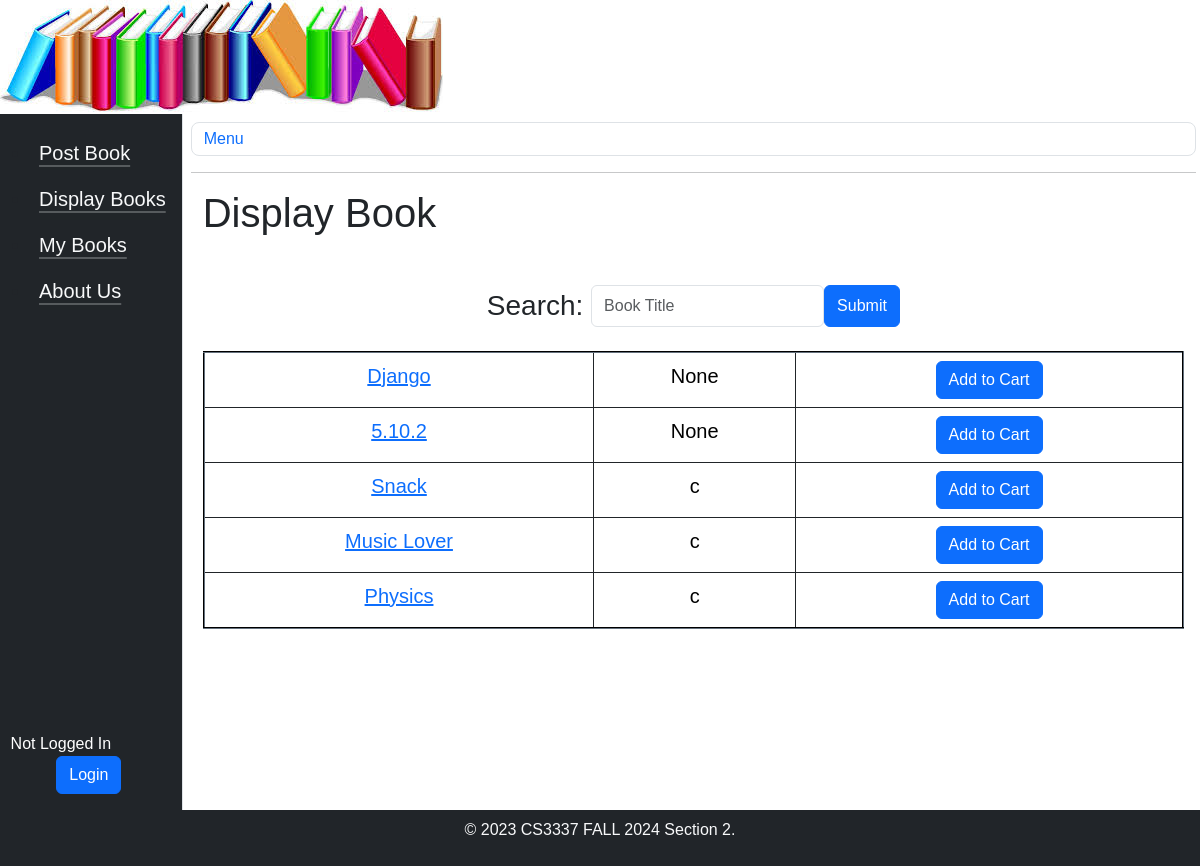
Page /displaybooks on the committed database.
### bookMng/models.py (models this page shows, shortened)
class MainMenu(models.Model):
    item = models.CharField(max_length=200,unique=True)
    link = models.CharField(max_length=200,unique=True)

class Book(models.Model):
    name = models.CharField(max_length=200)
    web = models.URLField(max_length=200)
    price = models.DecimalField(decimal_places=2, max_digits=8)
    publishdate = models.DateField(auto_now=True)
    picture = models.FileField(upload_to='bookEx/static/uploads')
    pic_path = models.CharField(max_length=300, editable=False, blank=True)
    username = models.ForeignKey(User, blank=True, null=True, on_delete=models.CASCADE)
    ratings = models.IntegerField(default=0)
    ratingscount = models.IntegerField(default=0)
    overallrating = models.IntegerField(default=0)

### bookMng/views.py (the view)
# urls.py: path('displaybooks', views.displaybooks, name='displaybooks'),
def displaybooks(request):
    books = Book.objects.all()
    for b in books:
        b.pic_path = b.picture.url[14:]
    return render(request,
                  'bookMng/displaybooks.html',
                  {
                      'item_list': MainMenu.objects.all(),
                      'books': books,
                  })

### bookEx/templates/bookMng/displaybooks.html (shortened to what this page needs)
{% extends "base.html" %}
{% load static %}
{% block sidenav %}
    {% for item in item_list %}
    <li class="nav-item py-2 ps-2 fs-5"><a class="link-light link-offset-2 link-underline-opacity-25 link-underline-opacity-100-hover" href="{{ item.link }}">{{ item.item }}</a></li>
    {% endfor %}
{% endblock sidenav %}
{% block content %}
    <H1>Display Book</H1>
<div class="container d-flex justify-content-center mt-5">
<form class="d-flex" action="{% url 'searchbook' %}" method="post">
        <label class="form-label my-0 fs-3" for="search">Search:&nbsp;</label>
        <input id="search" class="form-control" type="text" name="search" placeholder="Book Title">
        <button class="btn btn-primary" type="submit">Submit</button>
</form>
</div>
<br>
<table class="table col p-3 table-bordered border-dark table-hover" border="2">
    {% for book in books %}
        <tr>
            <td class="text-center">
                <a class="fs-5" href="book_detail/{{ book.id }}">{{ book.name }}</a>
            </td>
            <td class="fs-5 text-center">{{ book.username }}</td>
            <td class="text-center">
            <form action="{% url 'add_to_cart' book.id %}" method="post">
                <button type="submit" class="add-to-cart btn btn-primary">Add to Cart</button>
            </form>
           </td>
        </tr>
    {% endfor %}
</table>
{% endblock content %}

### bookEx/static/main.css (style rules this page uses)
body { font-family: times-new-roman, Arial, sans-serif; margin: 0; padding: 0; overflow-x: hidden; }
html { margin: 0; padding: 0; overflow-x: hidden; }
.container { display: flex; }

### rows in the picture
MainMenu: item "Post Book"
MainMenu: item "Display Books"
MainMenu: item "My Books"
MainMenu: item "About Us"
Book: name "Django", username "None"
Book: name "5.10.2", username "None"
Book: name "Snack", username "c"
Book: name "Music Lover", username "c"
Book: name "Physics", username "c"
